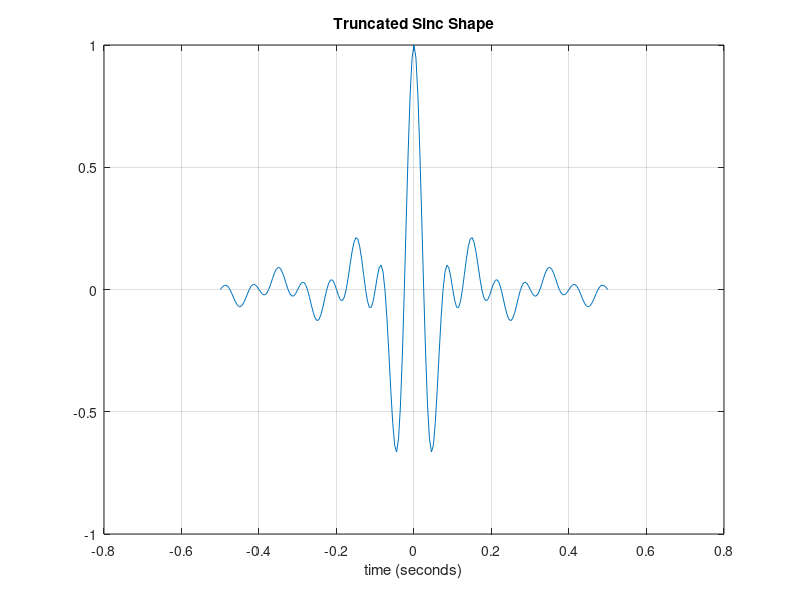
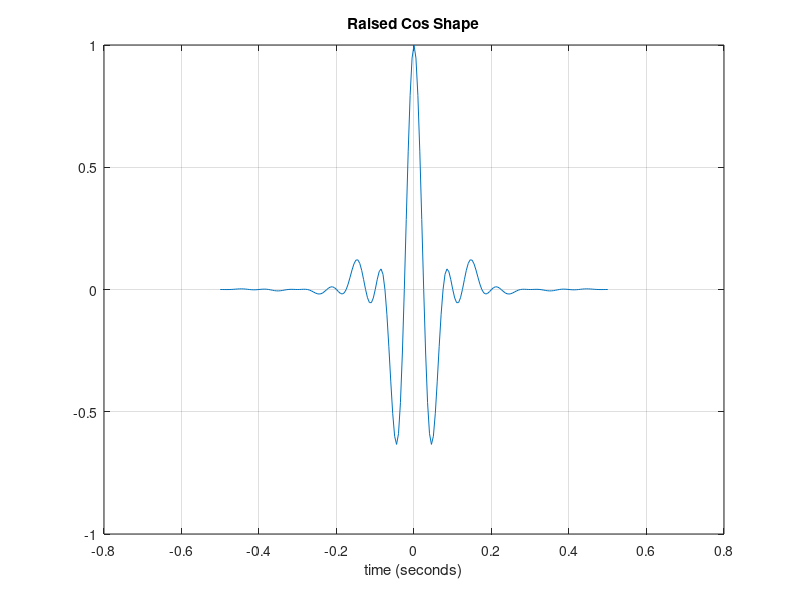

MATLAB code for these plots, in order: (Note: this script raises an error after producing the figures.)
%% Case study 2
%% Introduction
% * Author:                   Amelia Hines and Dayan Parker
% * Class:                    ESE 351
% * Date:                     Created 4/5/2024, Last Edited 4/5/2024
%% create pulse shapes
Ts=0.1; %define period in miliseconds
bw=1;
dt=0.005; %define sampleing rate
t=-Ts*5:dt:Ts*5; %define time vector from 0 to T
fs=1/dt;
N = 1024; %FFT length
beta = .5; %Rolloff for Raised Cosine

raisCos_1 = sinc(t/Ts).*(cos(pi*beta*t/Ts)./(1-(2*beta*t/Ts).^2)); %define raised cos
raisCos_1(t == Ts/(2*beta) | t == -Ts/(2*beta)) = pi/4*sinc(1/(2*beta)); %Deal with 0
raisCos_1 = raisCos_1.*cos(2*pi*10*t); %Define shift
raisCos_2 = sinc(t/Ts).*(cos(pi*beta*t/Ts)./(1-(2*beta*t/Ts).^2));
raisCos_2(t == Ts/(2*beta) | t == -Ts/(2*beta)) = pi/4*sinc(1/(2*beta));
raisCos_2 = raisCos_2.*cos(2*pi*20*t);
raisCos_3 = sinc(t/Ts).*(cos(pi*beta*t/Ts)./(1-(2*beta*t/Ts).^2));
raisCos_3(t == Ts/(2*beta) | t == -Ts/(2*beta)) = pi/4*sinc(1/(2*beta));
raisCos_3 = raisCos_3.*cos(2*pi*30*t);
sinc_1=sinc(t/Ts).*cos(2*pi*10*t); %define truncated sin function
sinc_2=sinc(t/Ts).*cos(2*pi*20*t); %define shifted truncated sin function
sinc_3=sinc(t/Ts).*cos(2*pi*30*t); %define shifted sinc

figure 
plot(t,sinc_1), title ("Truncated Sinc Shape"),  xlabel('time (seconds)')
grid on

figure 
plot(t,raisCos_1), title ("Raised Cos Shape"),  xlabel('time (seconds)')
grid on

%10Hz
sinc_jw = fftshift(fft(sinc_1,N)); %take the fft of p(t)
rcos_jw1 =  fftshift(fft(raisCos_1,N));
f = 0:(fs/bw)/fftL:(fs/bw)-(fs/bw)/N;
%plot the frequnecy response of p(t)
figure
title('P(\omega): Truncated Sinc (10Hz)')
subplot(3,1,1), plot(f,abs(sinc_jw)), title('Magnitude of P(\omega)')
xlabel('frequnecy (Hz)')

subplot(3,1,2), plot(f,angle(sinc_jw)), title('Phase of P(\omega)')
xlabel('frequnecy (Hz)')

subplot(3,1,3), spectrogram(sinc_jw), title('Spectrogram of P(\omega)')

figure
title('P(\omega): Raised Cosine (10Hz)')
subplot(3,1,1), plot(f,abs(rcos_jw1)), title('Magnitude of P(\omega)')
xlabel('frequnecy (Hz)')

subplot(3,1,2), plot(f,angle(rcos_jw1)), title('Phase of P(\omega)')
xlabel('frequnecy (Hz)')

subplot(3,1,3), spectrogram(rcos_jw1), title('Spectrogram of P(\omega)')

%20 Hz
sinc_jw2 = fftshift(fft(sinc_2,fftL)); %take the fft of p(t)
rcos_jw2 =  fftshift(fft(raisCos_2,N));

figure
title('P(\omega): Truncated Sinc (20Hz)')
subplot(3,1,1), plot(f,abs(sinc_jw2)), title('Magnitude of P(\omega)')
xlabel('frequnecty (Hz)')

subplot(3,1,2), plot(f,angle(sinc_jw2)), title('Phase of P(\omega)')
xlabel('frequnecty (Hz)')

subplot(3,1,3), spectrogram(sinc_jw2), title('Spectrogram of P(\omega)')

figure
title('P(\omega): Raised Cosine (20Hz)')
subplot(3,1,1), plot(f,abs(rcos_jw2)), title('Magnitude of P(\omega)')
xlabel('frequnecy (Hz)')

subplot(3,1,2), plot(f,angle(rcos_jw2)), title('Phase of P(\omega)')
xlabel('frequnecy (Hz)')

subplot(3,1,3), spectrogram(rcos_jw2), title('Spectrogram of P(\omega)')

%30 Hz
sinc_jw3 = fftshift(fft(sinc_3,fftL)); %take the fft of p(t)
rcos_jw3 =  fftshift(fft(raisCos_3,N));

figure
subplot(3,1,1), plot(f,abs(sinc_jw3)), title('Magnitude of P(\omega)')
xlabel('frequnecty (Hz)')

subplot(3,1,2), plot(f,angle(sinc_jw3)), title('Phase of P(\omega)')
xlabel('frequnecty (Hz)')

subplot(3,1,3), spectrogram(sinc_jw3), title('Spectrogram of P(\omega)')
%the band width need to for communications with this shape is pi/25 radians
figure
title('P(\omega): Raised Cosine (30Hz)')
subplot(3,1,1), plot(f,abs(rcos_jw3)), title('Magnitude of P(\omega)')
xlabel('frequnecy (Hz)')

subplot(3,1,2), plot(f,angle(rcos_jw3)), title('Phase of P(\omega)')
xlabel('frequnecy (Hz)')

subplot(3,1,3), spectrogram(rcos_jw3), title('Spectrogram of P(\omega)')
%combine plot
figure
plot(f,abs(sinc_jw)), hold on
plot(f,abs(sinc_jw2)),plot(f,abs(sinc_jw3))
hold off
legend('10Hz', '20Hz', '30Hz')
title('magnitude of P(\omega)')
xlabel('frequnecty (Hz)')

figure
plot(f,abs(rcos_jw1)), hold on
plot(f,abs(rcos_jw2)),plot(f,abs(rcos_jw3))
hold off
legend('10Hz', '20Hz', '30Hz')
title('magnitude of P(\omega)')
xlabel('frequnecty (Hz)')
%%
message10 = 'I love ESE 351! :)'; 
message20 = 'I love Jason Trobaugh';
message30 = 'I wish I was a LP Filter';

communication_fullSinc = communication(sinc_1,message10,sinc_2,message20,sinc_3,message30,0.5);
communication_fullRCos = communication(raisCos_1,message10,raisCos_2,message20,raisCos_3,message30,0.5);

disp(['10Hz message: ',communication_fullSinc{1}])
disp(['20Hz message: ',communication_fullSinc{2}])
disp(['30Hz message: ',communication_fullSinc{3}])

disp(['10Hz message: ',communication_fullRCos{1}])
disp(['20Hz message: ',communication_fullRCos{2}])
disp(['30Hz message: ',communication_fullRCos{3}])
%%
function message_out = communication(pt,message1,pt2,message2,pt3,message3,sigma)
    Ts=0.1; %define period in miliseconds
    dt=0.01; %define sampleing rate
    t=-Ts*5:dt:Ts*5; %define time vector from 0 to T
    fs=1/dt;

    fb=1/(Ts); %create bit rate vector
    upscale=100; %use the length of p(t) to idenitfy the number of zeros 
    % needed to get the full convoltuion y(t)
    

    %convert messages to binary
    x_t10 = str2num(reshape(dec2bin(message1)',1,[])')';
    x_t10(x_t10 == 0) = -1; 

    x_t20 = str2num(reshape(dec2bin(message2)',1,[])')';
    x_t20(x_t20 == 0) = -1;

    x_t30 = str2num(reshape(dec2bin(message3)',1,[])')';
    x_t30(x_t30 == 0) = -1;

    scaled_x10 = zeros(1, numel(x_t10)*upscale);
    length_scaled_10=length(scaled_x10);
    scaled_x20 = zeros(1, numel(x_t20)*upscale);
    length_scaled_20=length(scaled_x20);
    scaled_x30 = zeros(1, numel(x_t30)*upscale);
    length_scaled_30=length(scaled_x30);

    % Insert bit values into the result vector with upsacle zeros in between each value
    scaled_x10(1:100:end) = x_t10;
    scaled_x20(1:100:end) = x_t20;
    scaled_x30(1:100:end) = x_t30;

    %convolute eache scaled signal vecotor with the corrisponding pulse
    %shape
    y_t10=conv(scaled_x10,pt,'same');
    y_t20=conv(scaled_x20,pt2,'same');
    y_t30=conv(scaled_x30,pt3,'same');

    %pad the vectors with zeros to be the same legnth
    scaled_vector=[length(y_t10),length(y_t20),length(y_t30)];
    max_scale=max(scaled_vector);

    y_t10=[y_t10,zeros(1,max_scale-length(y_t10))];
    y_t20=[y_t20,zeros(1,max_scale-length(y_t20))];
    y_t30=[y_t30,zeros(1,max_scale-length(y_t30))];

    y_t=y_t10+y_t20+y_t30; %add the seperate signals together

    noise_time=0:dt:(length(y_t)-1)*dt;%defin a time vector for r(t) and y(t)
    figure, plot(noise_time,y_t), title('orignal data')

    noise=sigma.^2*randn(1,length(y_t)); %create noise vector
    r_t=noise+y_t; %create return signals
    figure, plot(noise_time,r_t), title('noisy data at')

    time=0:length(r_t)-1;

    %matched filter
    %convolute the noisy data with the opposite of the time vector
    p_opposite_10=pt(end:-1:1);
    z_t10=filter(p_opposite_10,1,r_t.*cos(2*pi*time*10));
    z_t10=z_t10(1,1:length_scaled_10);

    p_opposite_20=pt2(end:-1:1);
    z_t20=filter(p_opposite_20,1,r_t.*cos(2*pi*20*time));
    z_t20=z_t20(1,1:length_scaled_20);
    p_opposite_30=pt3(end:-1:1);
    z_t30=filter(p_opposite_30,1,r_t.*cos(2*pi*30*time));
    z_t30=z_t30(1,1:length_scaled_30);

    %create a binary output
    output_match10=zeros(1,length(x_t10));
    output_match10(z_t10(upscale:upscale:end)<0)=-1;
    output_match10(z_t10(upscale:upscale:end)>0)=1;
    message_output10=output_match10;
    message_output10(output_match10==-1)=0;
    message_out10 = char(bin2dec(num2str(reshape(message_output10,7,[])')))';

    output_match20=zeros(1,length(x_t10)-1);
    output_match20(z_t20(upscale:upscale:end)<0)=-1;
    output_match20(z_t20(upscale:upscale:end)>0)=1;
    message_output20=output_match20;
    message_output20(output_match20==-1)=0;
    message_out20 = char(bin2dec(num2str(reshape(message_output20,7,[])')))';

    output_match30=zeros(1,length(x_t30)-1);
    output_match30(z_t30(upscale:upscale:end)<0)=-1;
    output_match30(z_t30(upscale:upscale:end)>0)=1;
    message_output30=output_match30;
    message_output30(output_match30==-1)=0;
    message_out30 = char(bin2dec(num2str(reshape(message_output30,7,[])')))';
    
    message_out=cell(3,1);
    message_out{1}=message_out10;
    message_out{2}=message_out20;
    message_out{3}=message_out30;


    %10 Hz plot
    diff_idx=find(output_match10~=x_t10);
    same_idx=find(output_match10==x_t10);
    error_rate=length(diff_idx)/length(x_t10); %define error rate
    
    figure
    subplot(2,1,1)
    stem(same_idx,output_match10(same_idx), 'bo'); 
    hold on; 
    % Plot p_t where p_t is different from x_t
    stem(diff_idx, output_match10(diff_idx), 'rx');  % Plot p_t where it is different from x_t with red x marks
    title('Output of the match reciver at 10 Hz')
    xlabel('bits')
    hold off; % Release the hold on the plot
    legend('x_t', 'p_t different from x_t');
    
    subplot(2,1,2), stem(x_t10), title('orignal signal')%plot orignal signal
    xlabel(sprintf('bits, error rate = %0.3f',error_rate))
    
    %20 Hz plot
    diff_idx=find(output_match20~=x_t20);
    same_idx=find(output_match20==x_t20);
    error_rate=length(diff_idx)/length(x_t20); %define error rate
    
    figure
    subplot(2,1,1)
    stem(same_idx,output_match20(same_idx), 'bo'); 
    hold on; 
    % Plot p_t where p_t is different from x_t
    stem(diff_idx, output_match20(diff_idx), 'rx');  % Plot p_t where it is different from x_t with red x marks
    title('Output of the match reciver at 20 Hz')
    xlabel('bits')
    hold off; % Release the hold on the plot
    legend('x_t', 'p_t different from x_t');
    
    subplot(2,1,2), stem(x_t20), title('orignal signal')%plot orignal signal
    xlabel(sprintf('bits, error rate = %0.3f',error_rate))
    
    %30 Hz plot
    diff_idx=find(output_match30~=x_t30);
    same_idx=find(output_match30==x_t30);
    error_rate=length(diff_idx)/length(x_t30); %define error rate
    
    figure
    subplot(2,1,1)
    stem(same_idx,output_match30(same_idx), 'bo'); 
    hold on; 
    % Plot p_t where p_t is different from x_t
    stem(diff_idx, output_match30(diff_idx), 'rx');  % Plot p_t where it is different from x_t with red x marks
    title('Output of the match reciver at 30 Hz')
    xlabel('bits')
    hold off; % Release the hold on the plot
    legend('x_t', 'p_t different from x_t');
    
    subplot(2,1,2), stem(x_t30), title('orignal signal')%plot orignal signal
    xlabel(sprintf('bits, error rate = %0.3f',error_rate))
    
    %calculate the SNR of the system 

    signal_power = sum(y_t.^2);
    noise_power = sum(noise.^2);
    SNR = signal_power / noise_power;
    SNR_dB = 10 * log10(signal_power / noise_power); % SNR in decibels

   
    disp(['SNR 10Hz =',num2str(SNR_dB)])
    disp(['bit rate 10Hz =',num2str(fb)])
    disp(['standard deviation of noise 10Hz =',num2str(sigma)])

end
